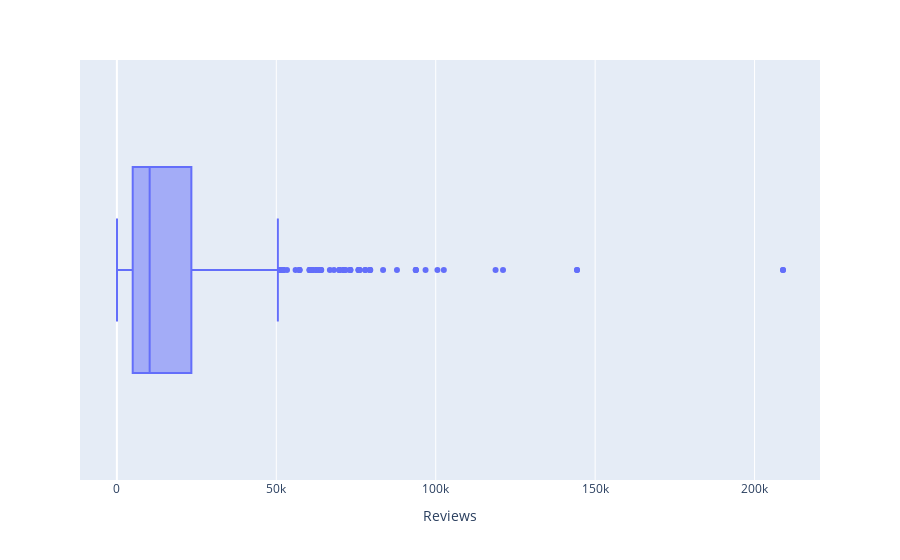

The cell this chart's notebook holds for it:
### Markdown cell above
Exiba a média dos Reviews por livros.

### Code cell
media = df[['Reviews']].mean()
px.box(df, x = 'Reviews')

### Figure 1 — Plotly figure (JSON) as saved in the notebook; plotly's stock layout.template omitted (floating-point values rounded to 4 significant figures; data arrays with more than 128 entries replaced by an {"elided": "..."} marker saying what was removed)
{"data": [{"alignmentgroup": "True", "hovertemplate": "Reviews=%{x}<extra></extra>", "legendgroup": "", "marker": {"color": "#636efa"}, "name": "", "notched": false, "offsetgroup": "", "orientation": "h", "showlegend": false, "type": "box", "x": {"elided": "700 int values"}, "x0": " ", "xaxis": "x", "y0": " ", "yaxis": "y"}], "layout": {"boxmode": "group", "legend": {"tracegroupgap": 0}, "margin": {"t": 60}, "xaxis": {"anchor": "y", "domain": [0, 1], "title": {"text": "Reviews"}}, "yaxis": {"anchor": "x", "domain": [0, 1]}}}
